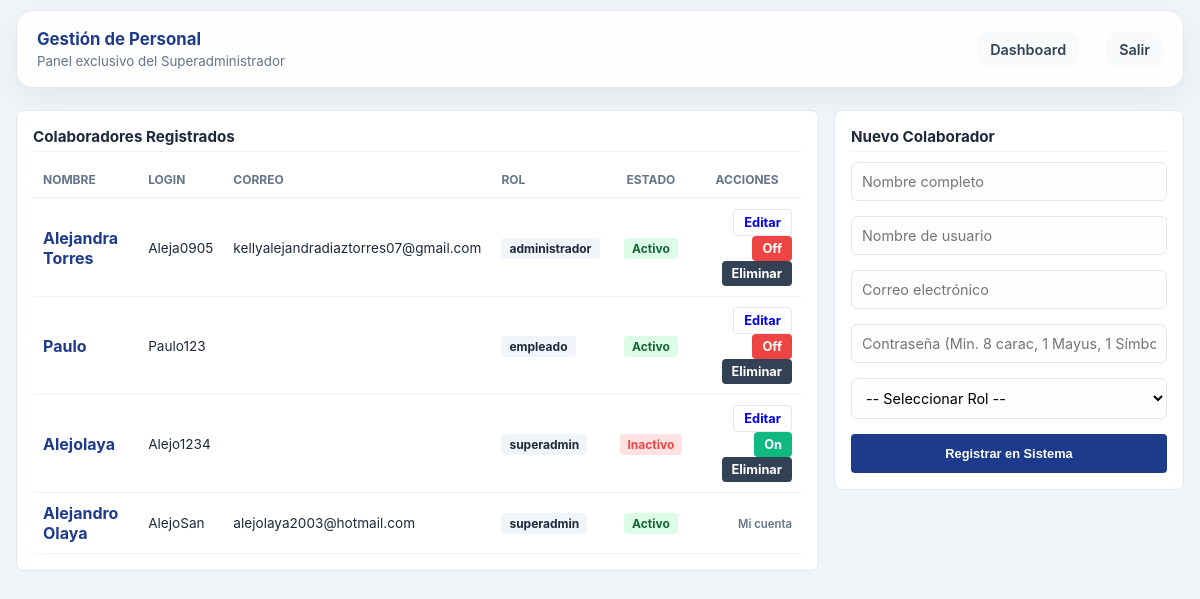
The page /views/usuarios.php (signed in) on the database its author committed.
### tables this page shows
CREATE TABLE `usuarios` (
  `id` int(11) NOT NULL,
  `nombre` varchar(100) NOT NULL,
  `correo` varchar(150) NOT NULL,
  `usuario` varchar(50) NOT NULL,
  `password` varchar(255) NOT NULL,
  `rol_id` int(11) NOT NULL,
  `estado` tinyint(4) DEFAULT 1,
  `creado_en` timestamp NOT NULL DEFAULT current_timestamp(),
  `token_recuperacion` varchar(100) DEFAULT NULL,
  `token_expiracion` datetime DEFAULT NULL
);

CREATE TABLE `roles` (
  `id` int(11) NOT NULL,
  `nombre` varchar(50) NOT NULL
);

### controllers/UsuarioController.php (called while the page is built, shortened)
<?php
require_once __DIR__ . '/../config/database.php';
require_once __DIR__ . '/../models/Usuario.php';
class UsuarioController {
    private $usuarioModel;
    public function __construct() {
        $database = new Database();
        $this->db = $database->getConnection();
        $this->usuarioModel = new Usuario($this->db);
    }
    public function listar() {
        return $this->usuarioModel->listar();
    }
}

### config/database.php (called while the page is built, shortened)
<?php
class Database {
    private $host = "localhost";
    private $db_name = "alemarket1";
    private $username = "root";
    private $password = "";
    public function getConnection() {
        $this->conn = null;
        try {
            $this->conn = new PDO(
                "mysql:host=" . $this->host . ";dbname=" . $this->db_name,
                $this->username,
                $this->password
            );
            $this->conn->setAttribute(PDO::ATTR_ERRMODE, PDO::ERRMODE_EXCEPTION);
            $this->conn->exec("set names utf8");
        } catch(PDOException $exception) {
            echo "Error de conexión en alemarket1: " . $exception->getMessage();
        }
        return $this->conn;
    }
}

### models/Usuario.php (called while the page is built, shortened)
<?php
class Usuario {
    private $conn;
    private $table_name = "usuarios";
    public function __construct($db) {
        $this->conn = $db;
    }
    public function listar() {
        $query = "SELECT u.*, r.nombre as rol_nombre
                  FROM " . $this->table_name . " u
                  JOIN roles r ON u.rol_id = r.id";
        $stmt = $this->conn->prepare($query);
        $stmt->execute();
        return $stmt->fetchAll(PDO::FETCH_ASSOC);
    }
}

### views/usuarios.php (the view, shortened to what this page needs)
<?php
require_once __DIR__ . '/../controllers/UsuarioController.php';
$uController = new UsuarioController();
$usuarios = $uController->listar();
?>
<!DOCTYPE html>
<html lang="es">
<head>
    <link rel="stylesheet" href="./assets/css/estilos.css">
</head>
<body class="dashboard-body">
<div class="main-panel">
    <header class="panel-header">
        <div>
            <h1>Gestión de Personal</h1>
            <small>Panel exclusivo del Superadministrador</small>
        </div>
        <nav>
            <a href="dashboard.php">Dashboard</a>
            <a href="../index.php?action=logout" class="btn-logout">Salir</a>
        </nav>
    </header>
    <div class="content-grid" style="grid-template-columns: 1fr 350px;">
        <section class="panel-block">
            <h3>Colaboradores Registrados</h3>
            <table class="compact-table">
                <thead>
                    <tr>
                        <th>Nombre</th>
                        <th>Login</th>
                        <th>Correo</th>
                        <th>Rol</th>
                        <th style="text-align: center;">Estado</th>
                        <th style="text-align: center;">Acciones</th>
                    </tr>
                </thead>
                <tbody>
                    <?php foreach($usuarios as $u): ?>
                    <tr>
                        <td><strong><?php echo htmlspecialchars($u['nombre']); ?></strong></td>
                        <td><?php echo htmlspecialchars($u['usuario']); ?></td>
                        <td><?php echo htmlspecialchars($u['correo'] ?? 'Sin correo'); ?></td>
                        <td>
                            <span class="badge" style="background: #f1f5f9;">
                                <?php echo htmlspecialchars($u['rol_nombre']); ?>
                            </span>
                        </td>
                        <td align="center">
                            <?php if($u['estado'] == 1): ?>
                                <span class="badge" style="background: #dcfce7; color: #166534;">Activo</span>
                            <?php else: ?>
                                <span class="badge" style="background: #fee2e2; color: #ef4444;">Inactivo</span>
                            <?php endif; ?>
                        </td>
                        <td align="center">
                            <?php if($u['id'] != $_SESSION['usuario_id']): ?>
                                <a href="editar_usuario.php?id=<?php echo $u['id']; ?>" class="btn-panel">Editar</a>
                                <?php if($u['estado'] == 1): ?>
                                    <a href="../controllers/UsuarioController.php?action=desactivar&id=<?php echo $u['id']; ?>"
                                       class="btn-panel danger" onclick="return confirm('¿Desactivar?')">Off</a>
                                <?php else: ?>
                                    <a href="../controllers/UsuarioController.php?action=activar&id=<?php echo $u['id']; ?>"
                                       class="btn-panel success">On</a>
                                <?php endif; ?>
                                <a href="../controllers/UsuarioController.php?action=eliminar&id=<?php echo $u['id']; ?>"
                                   class="btn-panel danger" style="background: #334155;"
                                   onclick="return confirm('¿Borrar definitivamente?')">Eliminar</a>
                            <?php else: ?>
                                <small style="color: var(--secondary-color);">Mi cuenta</small>
                            <?php endif; ?>
                        </td>
                    </tr>
                    <?php endforeach; ?>
                </tbody>
            </table>
        </section>
        <section class="panel-block">
            <h3>Nuevo Colaborador</h3>
            <form method="POST" action="../controllers/UsuarioController.php?action=registrar" style="display: grid; gap: 10px;">
                <input type="text" name="nombre" placeholder="Nombre completo" required class="input-pro">
                <input type="text" name="usuario" placeholder="Nombre de usuario" required class="input-pro">
                <input type="email" name="correo" placeholder="Correo electrónico" required class="input-pro">
                <input type="password" name="password" placeholder="Contraseña (Min. 8 carac, 1 Mayus, 1 Símbolo)" required class="input-pro">
                <select name="rol_id" required class="input-pro">
                    <option value="">-- Seleccionar Rol --</option>
                </select>
                <button type="submit" class="btn-panel primary" style="padding: 12px;">Registrar en Sistema</button>
            </form>
        </section>
    </div>
</div>
</body>
</html>

### views/assets/css/estilos.css (style rules this page uses)
:root { --primary-color: #1e3a8a; --secondary-color: #64748b; --success-color: #10b981; --warning-color: #f59e0b; --danger-color: #ef4444; --bg-panel: #f1f5f9; --bg-card: #ffffff; --bg-color: #f1f5f9; --border-color: #e2e8f0; }
*, *::before, *::after { box-sizing: border-box; }
html, body { height: 100%; }
body { font-family: 'Inter', 'Segoe UI', sans-serif; background-color: var(--bg-panel); min-height: 100vh; margin: 0; color: #1e293b; display: flex; flex-direction: column; }
body > .main-panel { flex: 1; min-height: 0; }
.main-panel { width: min(100%, 1440px); max-width: 1440px; margin: 0 auto; padding: 10px 16px; min-height: 100vh; display: flex; flex-direction: column; gap: 12px; box-sizing: border-box; }
header { background: var(--bg-card); padding: 10px 20px; border-radius: 8px; display: flex; justify-content: space-between; align-items: center; margin-bottom: 10px; border: 1px solid var(--border-color); }
header h1 { font-size: 1.2rem; margin: 0; color: var(--primary-color); }
nav a { text-decoration: none; color: #64748b; font-size: 0.85rem; font-weight: 600; margin-left: 15px; padding: 5px 10px; border-radius: 4px; }
.panel-block { display: flex; flex-direction: column; background: var(--bg-card); padding: 16px; min-height: 0; border-radius: 8px; border: 1px solid var(--border-color); }
.panel-block h3 { margin: 0 0 10px 0; font-size: 0.9rem; border-bottom: 1px solid #f1f5f9; padding-bottom: 5px; }
table { width: 100%; border-collapse: collapse; font-size: 0.8rem; }
table th { text-align: left; color: #64748b; padding: 8px; border-bottom: 2px solid #f1f5f9; }
table td { padding: 8px; border-bottom: 1px solid #f1f5f9; }
.input-pro { width: 100%; padding: 4px; border: 1px solid var(--border-color); border-radius: 4px; background: #fdfdfd; font-family: inherit; }
.compact-table strong { color: var(--primary-color); }
.content-grid { display: grid; gap: 15px; margin-top: 10px; align-items: start; }
.panel-header { background: rgba(255,255,255,0.95); padding: 18px 20px; border-radius: 16px; border: 1px solid var(--border-color); display: flex; justify-content: space-between; align-items: center; gap: 18px; box-shadow: 0 10px 30px rgba(15,23,42,0.06); margin-bottom: 0; }
.panel-header div { min-width: 0; }
.panel-header h1 { margin: 0; font-size: 1.05rem; }
.panel-header small { display: block; margin-top: 4px; color: var(--secondary-color); }
.panel-header nav { display: flex; gap: 12px; flex-wrap: wrap; align-items: center; }
.panel-header nav a { background: #f8fafc; color: #334155; padding: 8px 12px; border-radius: 10px; border: 1px solid transparent; transition: 0.2s; font-size: 0.9rem; }
.btn-logout { color: #ef4444; background: rgba(239,68,68,0.08); border-color: rgba(239,68,68,0.15); }
.panel-block h3 { font-size: 0.95rem; }
.input-pro, .panel-block input, .panel-block select { width: 100%; padding: 10px; border: 1px solid var(--border-color); border-radius: 6px; background: #fdfdfd; font-size: 0.9rem; box-sizing: border-box; margin-bottom: 5px; font-family: inherit; }
.btn-panel { display: inline-block; padding: 5px 10px; border-radius: 4px; text-decoration: none; font-size: 0.8rem; font-weight: bold; border: 1px solid var(--border-color); transition: 0.2s; cursor: pointer; }
.btn-panel.primary { background: var(--primary-color); color: white; border: none; }
.btn-panel.success { background: var(--success-color); color: white; border: none; }
.btn-panel.danger { background: var(--danger-color); color: white; border: none; }
.compact-table { width: 100%; border-collapse: collapse; font-size: 0.85rem; }
.compact-table th { text-align: left; color: var(--secondary-color); padding: 10px; border-bottom: 2px solid var(--bg-color); text-transform: uppercase; font-size: 0.75rem; }
.compact-table td { padding: 10px; border-bottom: 1px solid var(--bg-color); }
.badge { padding: 3px 8px; border-radius: 4px; font-size: 0.75rem; font-weight: bold; }
.compact-table small { color: var(--secondary-color); font-weight: 600; }
.compact-table strong { font-size: 1rem; color: var(--primary-color); }
.compact-table tbody tr { transition: background 0.2s; }
.panel-block > :last-child { flex: 1; }
table th:last-child, table td:last-child { text-align: right; }

### rows shown on the page
usuarios: nombre "Alejandra Torres", usuario "Aleja0905", correo "kellyalejandradiaztorres07@gmail.com", rol.nombre "administrador", estado "Activo"
usuarios: nombre "Paulo", usuario "Paulo123", rol.nombre "empleado", estado "Activo"
usuarios: nombre "Alejolaya", usuario "Alejo1234", rol.nombre "superadmin", estado "Inactivo"
usuarios: nombre "Alejandro Olaya", usuario "AlejoSan", correo "alejolaya2003@hotmail.com", rol.nombre "superadmin", estado "Activo", shows "Mi cuenta"
